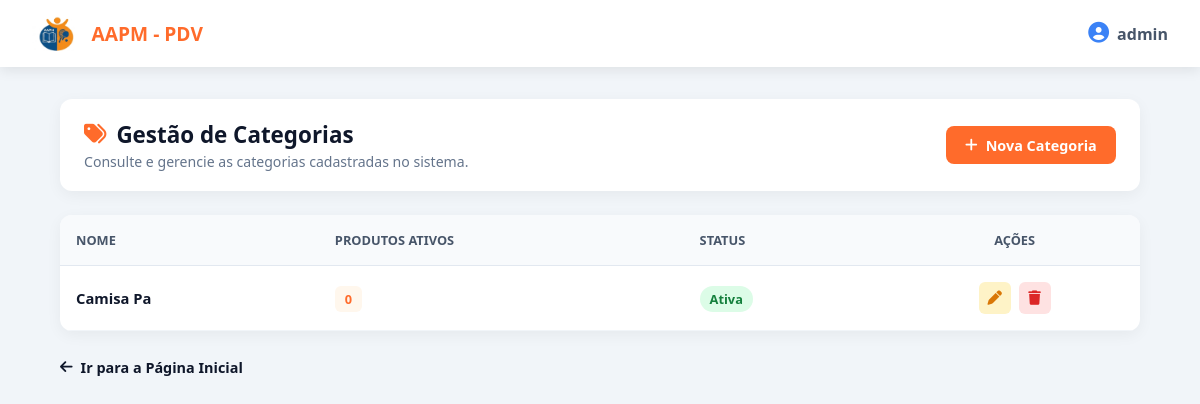
Before: /categorias/ (signed in) with the older database file.
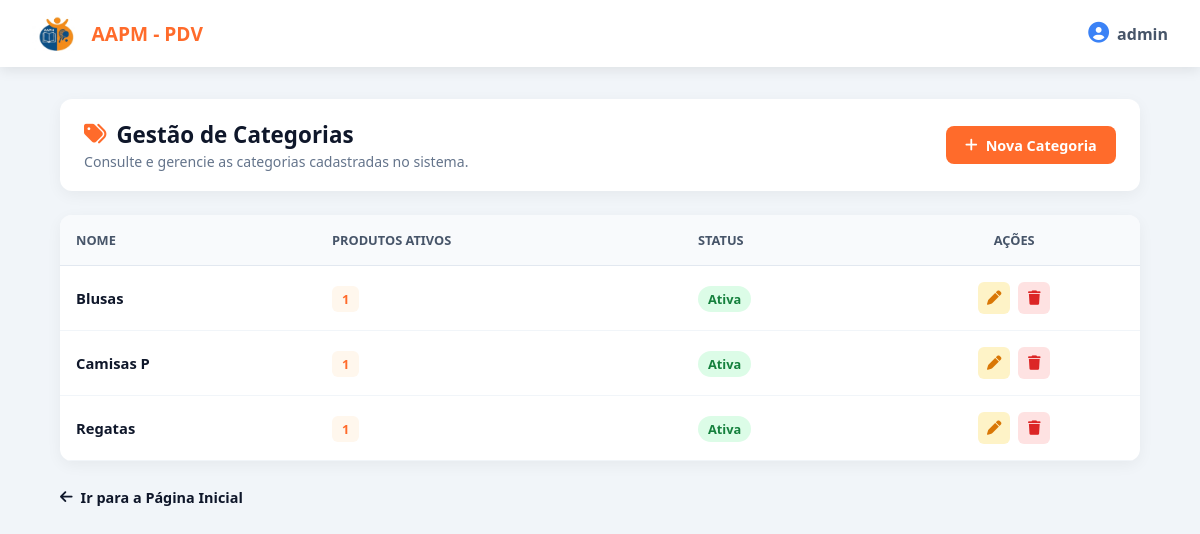
After: the same page with the newer database file.
### app/models/categoria.py (models this page shows)
class Categoria(Base):
    __tablename__ = "categorias"
    id = Column(Integer, primary_key=True, autoincrement=True, index=True)
    nome = Column(String(100), nullable=False, unique=True)
    ativo = Column(Boolean, default=True)
    produtos = relationship("Produto", back_populates="categoria", lazy="select")

### app/controllers/categoria_controller.py (the view)
@router.get("/")
def listar_categorias(
    request: Request,
    db: Session = Depends(get_db),
    admin = Depends(get_admin)
):
    categorias = db.query(Categoria).order_by(Categoria.nome).all()
    return templates.TemplateResponse(
        request,
        "categorias/index.html",
        {
            "request":    request,
            "usuario":    admin,
            "categorias": categorias,
        }
    )

### app/templates/categorias/index.html (shortened to what this page needs)
<!DOCTYPE html>
<html lang="pt-BR">
<head>
    <link rel="stylesheet" href="/static/css/categorias.css">
    <link rel="stylesheet" href="https://cdnjs.cloudflare.com/ajax/libs/font-awesome/6.4.0/css/all.min.css">
</head>
<body>
    <header class="app-header">
        <div class="header-brand">
            <img src="/static/img/logo.png" alt="Logo AAPM" class="header-logo">
            <span>AAPM - PDV</span>
        </div>
        <div class="header-user">
            <i class="fa-solid fa-circle-user"></i>
            <span>
                {% if usuario and usuario.username %}
                    {{ usuario.username }}
                {% else %}
                    admin
                {% endif %}
            </span>
        </div>
    </header>
    <main class="app-main">
        <section class="page-card header-card">
            <div class="title-group">
                <h2><i class="fa-solid fa-tags"></i> Gestão de Categorias</h2>
                <p>Consulte e gerencie as categorias cadastradas no sistema.</p>
            </div>
            <a href="/categorias/nova" class="btn-primary">
                <i class="fa-solid fa-plus"></i> Nova Categoria
            </a>
        </section>
        <section class="page-card table-card">
            <table class="custom-table">
                <thead>
                    <tr>
                        <th>NOME</th>
                        <th>PRODUTOS ATIVOS</th>
                        <th>STATUS</th>
                        <th style="text-align: center;">AÇÕES</th>
                    </tr>
                </thead>
                <tbody>
                    {% for cat in categorias %}
                    <tr>
                        <td class="col-name">{{ cat.nome }}</td>
                        <td>
                            <span class="badge-cat">
                                {{ cat.produtos | selectattr("ativo") | list | length if cat.produtos else 0 }}
                            </span>
                        </td>
                        <td>
                            {% if cat.ativo %}
                                <span class="badge-stock stock-ok">Ativa</span>
                            {% else %}
                                <span class="badge-stock stock-low">Inativa</span>
                            {% endif %}
                        </td>
                        <td>
                            <div class="actions-wrapper">
                                <a href="/categorias/{{ cat.id }}/editar" class="btn-icon edit" title="Editar">
                                    <i class="fa-solid fa-pen"></i>
                                </a>
                                <a href="/categorias/{{ cat.id }}/deletar"
                                   class="btn-icon delete"
                                   title="Excluir"
                                   onclick="return confirm('Tem certeza que deseja apagar a categoria {{ cat.nome }}?');">
                                    <i class="fa-solid fa-trash"></i>
                                </a>
                            </div>
                        </td>
                    </tr>
                    {% endfor %}
                </tbody>
            </table>
        </section>
        <div>
            <a href="/" style="text-decoration: none; color: #0f172a; font-weight: 600; font-size: 0.9rem; display: inline-flex; align-items: center; gap: 8px;">
                <i class="fa-solid fa-arrow-left"></i> Ir para a Página Inicial
            </a>
        </div>
    </main>
</body>
</html>

Changed rows visible on the page:
added Categoria: nome "Blusas", produtos|selectattr "1", ativo "Ativa"
changed Categoria: nome "Camisa Pa" → "Camisas P"; produtos|selectattr "0" → "1"
added Categoria: nome "Regatas", produtos|selectattr "1", ativo "Ativa"
